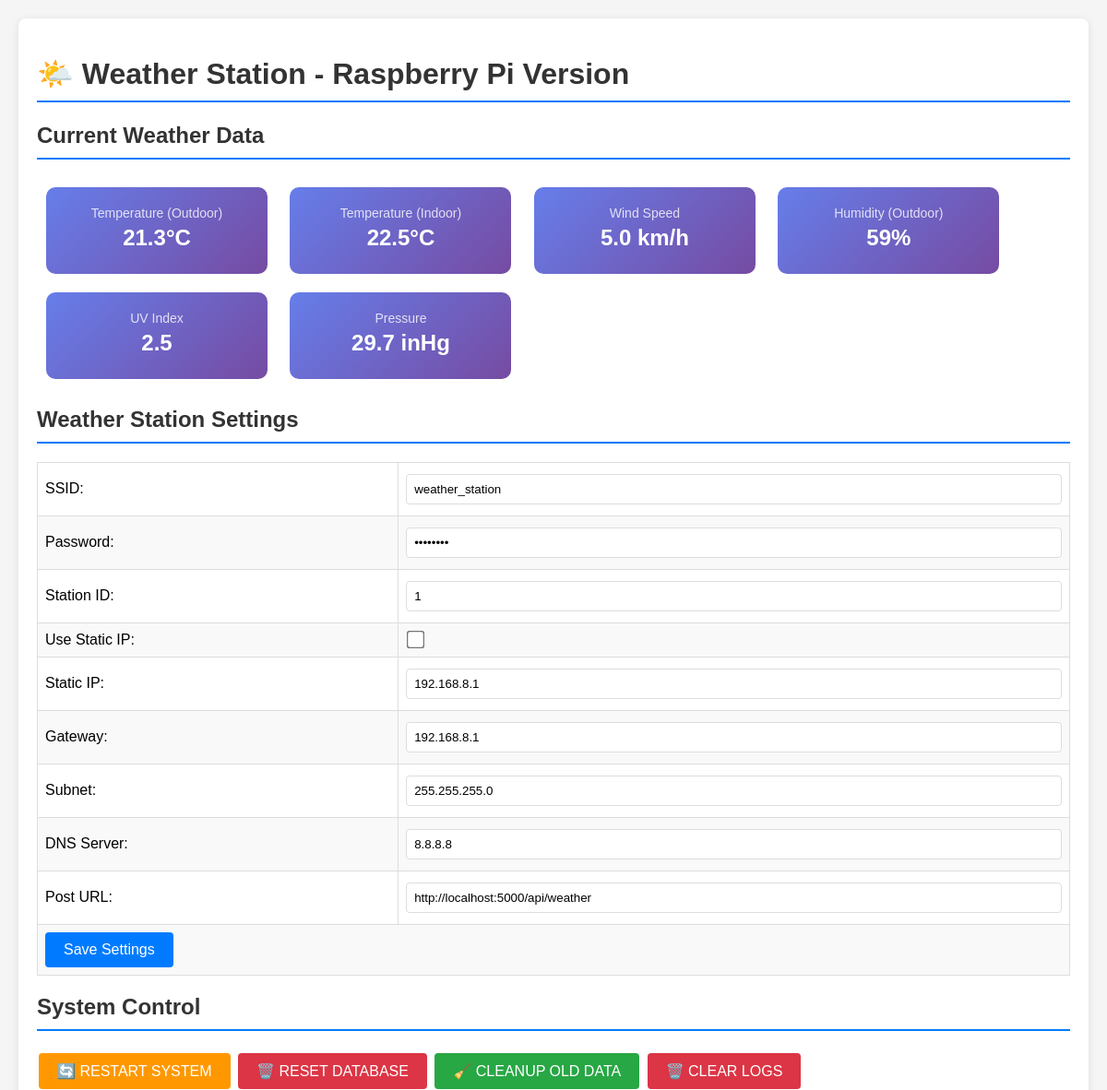
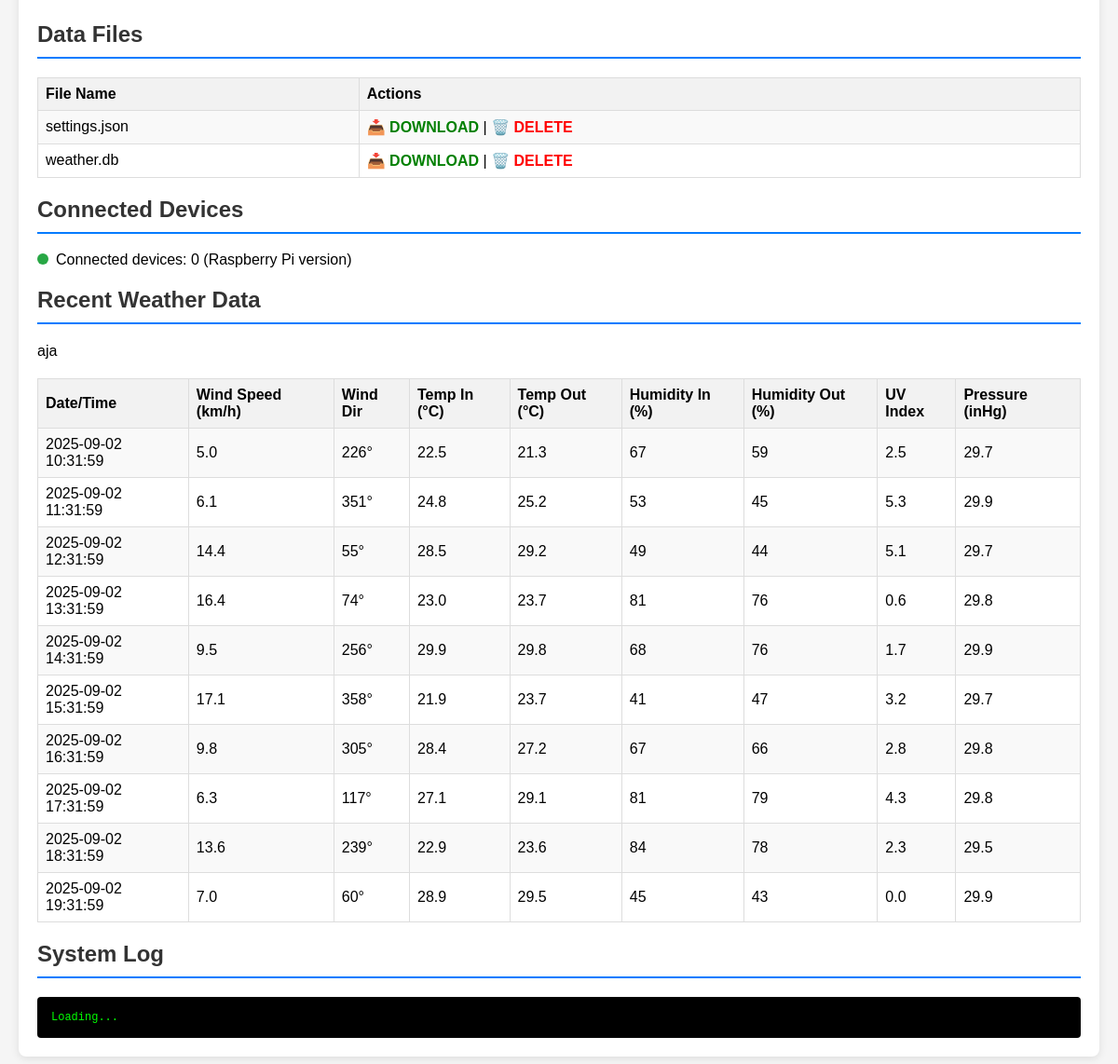
Before: / with the older database file (2 pictures, top to bottom).
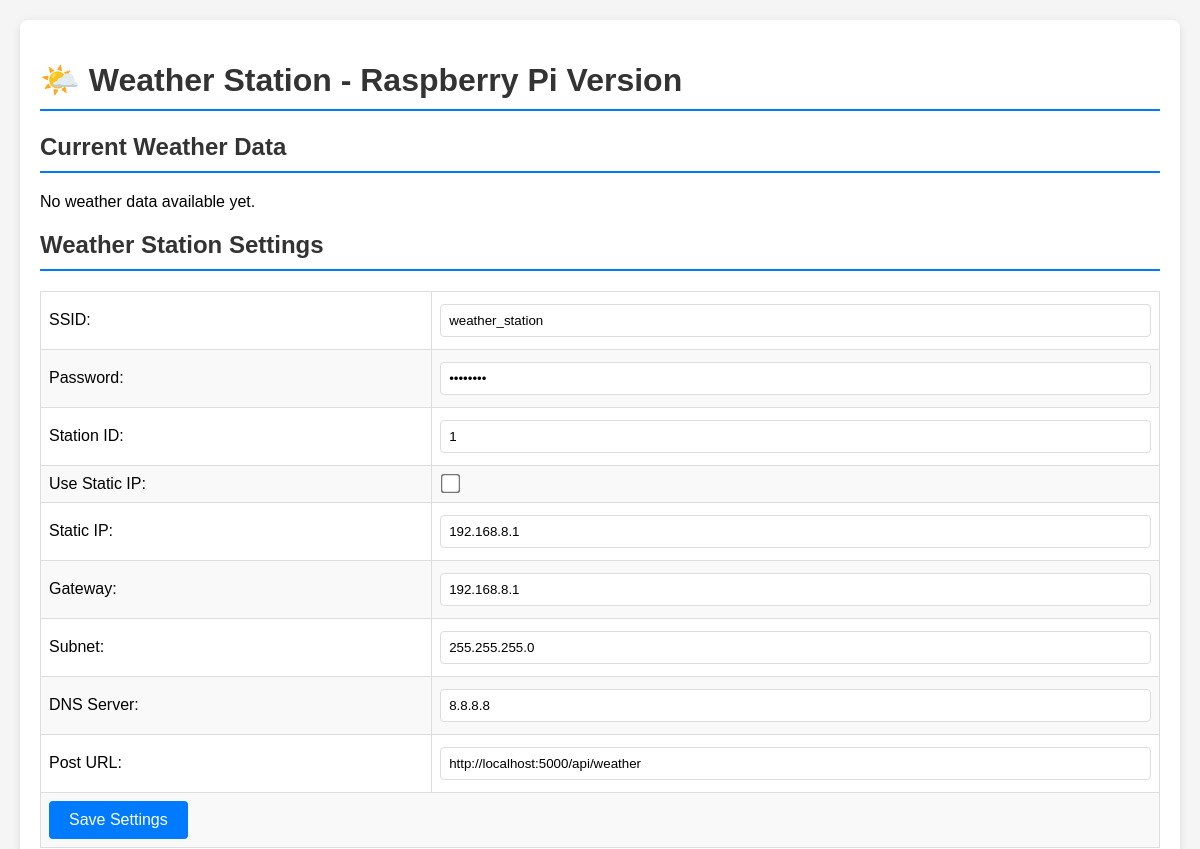
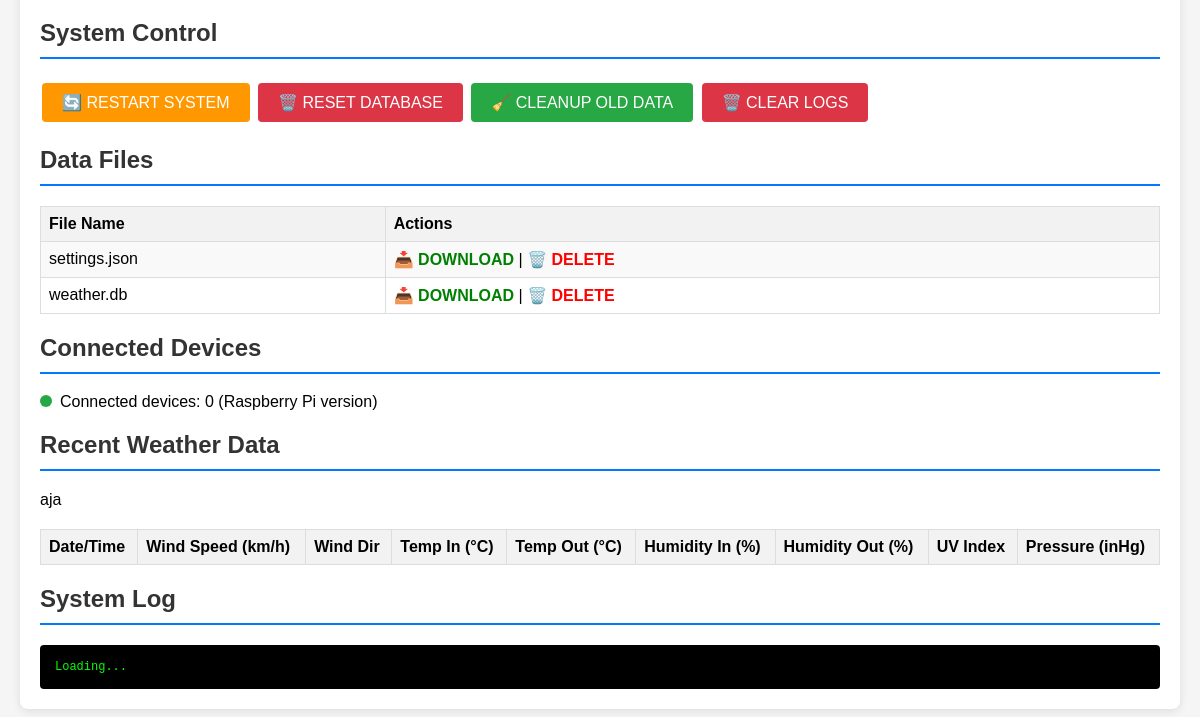
After: the same page with the newer database file (2 pictures, top to bottom).
### tables this page shows
CREATE TABLE weather_data (
            id INTEGER PRIMARY KEY AUTOINCREMENT,
            datetime TEXT NOT NULL,
            windspeed_kmh REAL,
            wind_direction INTEGER,
            rain_rate_in REAL,
            temp_in_c REAL,
            temp_out_c REAL,
            humidity_in INTEGER,
            humidity_out INTEGER,
            uv_index REAL,
            wind_gust_kmh REAL,
            barometric_pressure_rel_in REAL,
            barometric_pressure_abs_in REAL,
            solar_radiation_wm2 REAL,
            daily_rain_in REAL,
            rain_today_in REAL,
            total_rain_in REAL,
            weekly_rain_in REAL,
            monthly_rain_in REAL,
            yearly_rain_in REAL,
            max_daily_gust REAL,
            wh65_batt REAL,
            created_at TIMESTAMP DEFAULT CURRENT_TIMESTAMP
        );

### weather_station.py (the view)
@app.route('/')
def handle_root():
    try:
        config.last_activity = time.time()
        conn = sqlite3.connect(config.db_file)
        cursor = conn.cursor()
        cursor.execute('SELECT * FROM weather_data ORDER BY created_at DESC LIMIT 10')
        recent_data = cursor.fetchall()
        conn.close()
        files = []
        if os.path.exists('data'):
            files = [f for f in os.listdir('data') if os.path.isfile(os.path.join('data', f))]
        return render_template('index.html',
                             settings=config.settings,
                             recent_data=recent_data,
                             files=files,
                             connected_devices=get_connected_devices())
    except Exception as e:
        add_to_serial_buffer(f"Error in handle_root: {str(e)}")
        return f"Error: {str(e)}", 500

### weather_station.py (called while the page is built)
def get_connected_devices():
    return "Connected devices: 0 (Raspberry Pi version)"

### templates/index.html (shortened to what this page needs)
<!DOCTYPE html>
<html lang="en">
<head>
</head>
<body>
    <div class="container">
        <h1>🌤️ Weather Station - Raspberry Pi Version</h1>
        <h2>Current Weather Data</h2>
        <div id="current-weather">
            {% if recent_data %}
                {% set latest = recent_data[0] %}
                <div class="weather-card">
                    <div class="weather-label">Temperature (Outdoor)</div>
                    <div class="weather-value">{{ "%.1f"|format(latest[6]) }}°C</div>
                </div>
                <div class="weather-card">
                    <div class="weather-label">Temperature (Indoor)</div>
                    <div class="weather-value">{{ "%.1f"|format(latest[5]) }}°C</div>
                </div>
                <div class="weather-card">
                    <div class="weather-label">Wind Speed</div>
                    <div class="weather-value">{{ "%.1f"|format(latest[2]) }} km/h</div>
                </div>
                <div class="weather-card">
                    <div class="weather-label">Humidity (Outdoor)</div>
                    <div class="weather-value">{{ latest[8] }}%</div>
                </div>
                <div class="weather-card">
                    <div class="weather-label">UV Index</div>
                    <div class="weather-value">{{ latest[9] }}</div>
                </div>
                <div class="weather-card">
                    <div class="weather-label">Pressure</div>
                    <div class="weather-value">{{ "%.1f"|format(latest[11]) }} inHg</div>
                </div>
            {% else %}
                <p>No weather data available yet.</p>
            {% endif %}
        </div>
        <h2>Weather Station Settings</h2>
        <form action="/save" method="POST">
            <table>
                <tr>
                    <td>SSID:</td>
                    <td><input type="text" name="ssid" value="{{ settings.ssid }}"></td>
                </tr>
                <tr>
                    <td>Password:</td>
                    <td><input type="password" name="password" value="{{ settings.password }}"></td>
                </tr>
                <tr>
                    <td>Station ID:</td>
                    <td><input type="number" name="id" value="{{ settings.id }}"></td>
                </tr>
                <tr>
                    <td>Use Static IP:</td>
                    <td><input type="checkbox" name="useStaticIP" {% if settings.useStaticIP %}checked{% endif %}></td>
                </tr>
                <tr>
                    <td>Static IP:</td>
                    <td><input type="text" name="staticIP" value="{{ settings.staticIP }}"></td>
                </tr>
                <tr>
                    <td>Gateway:</td>
                    <td><input type="text" name="gateway" value="{{ settings.gateway }}"></td>
                </tr>
                <tr>
                    <td>Subnet:</td>
                    <td><input type="text" name="subnet" value="{{ settings.subnet }}"></td>
                </tr>
                <tr>
                    <td>DNS Server:</td>
                    <td><input type="text" name="dnsServer" value="{{ settings.dnsServer }}"></td>
                </tr>
                <tr>
                    <td>Post URL:</td>
                    <td><input type="text" name="postUrl" value="{{ settings.postUrl }}"></td>
                </tr>
                <tr>
                    <td colspan="2"><input type="submit" value="Save Settings"></td>
                </tr>
            </table>
        </form>
        <h2>System Control</h2>
        <a href="/restart" class="restart" onclick="return confirm('Are you sure you want to restart the system?')">
            🔄 RESTART SYSTEM
        </a>
        <button class="reset-db" onclick="resetDatabase()">
            🗑️ RESET DATABASE
        </button>
        <button class="cleanup" onclick="manualCleanup()">
            🧹 CLEANUP OLD DATA
        </button>
        <button class="clear-logs" onclick="clearLogs()">
            🗑️ CLEAR LOGS
        </button>
        <h2>Data Files</h2>
        <table>
            <tr>
                <th>File Name</th>
                <th>Actions</th>
            </tr>
            {% for file in files %}
            <tr>
                <td>{{ file }}</td>
                <td>
                    <a href="/download?file={{ file }}" class="download">📥 DOWNLOAD</a> |
                    <a href="/delete?file={{ file }}" class="delete" onclick="return confirm('Are you sure you want to delete this file?')">🗑️ DELETE</a>
                </td>
            </tr>
            {% endfor %}
        </table>
        <h2>Connected Devices</h2>
        <p><span class="status-indicator status-online"></span>{{ connected_devices }}</p>
        <h2>Recent Weather Data</h2>
        <table>
            <tr>aja
                <th>Date/Time</th>
                <th>Wind Speed (km/h)</th>
                <th>Wind Dir</th>
                <th>Temp In (°C)</th>
                <th>Temp Out (°C)</th>
                <th>Humidity In (%)</th>
                <th>Humidity Out (%)</th>
                <th>UV Index</th>
                <th>Pressure (inHg)</th>
            </tr>
            {% for data in recent_data %}
            <tr>
                <td>{{ data[1] }}</td>
                <td>{{ "%.1f"|format(data[2]) }}</td>
                <td>{{ data[3] }}°</td>
                <td>{{ "%.1f"|format(data[5]) }}</td>
                <td>{{ "%.1f"|format(data[6]) }}</td>
                <td>{{ data[7] }}</td>
                <td>{{ data[8] }}</td>
                <td>{{ data[9] }}</td>
                <td>{{ "%.1f"|format(data[11]) }}</td>
            </tr>
            {% endfor %}
        </table>
        <h2>System Log</h2>
        <div id="serial" class="serial-monitor">Loading...</div>
    </div>
</body>
</html>

### templates/index.html (style rules this page uses)
body { font-family: Arial, sans-serif; margin: 0; padding: 20px; background-color: #f5f5f5; }
.container { max-width: 1200px; margin: 0 auto; background: white; padding: 20px; border-radius: 8px; box-shadow: 0 2px 10px rgba(0,0,0,0.1); }
h1, h2 { color: #333; border-bottom: 2px solid #007bff; padding-bottom: 10px; }
table { width: 100%; border-collapse: collapse; margin: 20px 0; }
th, td { text-align: left; padding: 8px; border: 1px solid #ddd; }
th { background-color: #f2f2f2; font-weight: bold; }
tr:nth-child(even) { background-color: #f9f9f9; }
.download { color: green; font-weight: bold; text-transform: uppercase; text-decoration: none; }
.delete { color: red; font-weight: bold; text-transform: uppercase; text-decoration: none; }
.restart { background-color: #ff9800; color: white; padding: 10px 20px; text-align: center; text-decoration: none; display: inline-block; font-size: 16px; margin: 4px 2px; cursor: pointer; border: none; border-radius: 4px; }
.reset-db { background-color: #dc3545; color: white; padding: 10px 20px; text-align: center; text-decoration: none; display: inline-block; font-size: 16px; margin: 4px 2px; cursor: pointer; border: none; border-radius: 4px; }
.cleanup { background-color: #28a745; color: white; padding: 10px 20px; text-align: center; text-decoration: none; display: inline-block; font-size: 16px; margin: 4px 2px; cursor: pointer; border: none; border-radius: 4px; }
.clear-logs { background-color: #dc3545; color: white; padding: 10px 20px; text-align: center; text-decoration: none; display: inline-block; font-size: 16px; margin: 4px 2px; cursor: pointer; border: none; border-radius: 4px; }
input[type="text"], input[type="password"], input[type="number"] { width: 100%; padding: 8px; margin: 4px 0; border: 1px solid #ddd; border-radius: 4px; box-sizing: border-box; }
input[type="submit"] { background-color: #007bff; color: white; padding: 10px 20px; border: none; border-radius: 4px; cursor: pointer; font-size: 16px; }
input[type="checkbox"] { transform: scale(1.5); }
.serial-monitor { background-color: #000; color: #00ff00; padding: 15px; border-radius: 4px; font-family: 'Courier New', monospace; font-size: 12px; max-height: 300px; overflow-y: auto; white-space: pre-wrap; }
.status-indicator { display: inline-block; width: 12px; height: 12px; border-radius: 50%; margin-right: 8px; }
.status-online { background-color: #28a745; }

Changed rows visible on the page:
removed weather_data: temp_out_c "21.3", temp_in_c "22.5", windspeed_kmh "5.0", humidity_out "59", uv_index "2.5", barometric_pressure_rel_in "29.7", datetime "2025-09-02 10:31:59", wind_direction "226", humidity_in "67"
removed weather_data: datetime "2025-09-02 11:31:59", windspeed_kmh "6.1", wind_direction "351", temp_in_c "24.8", temp_out_c "25.2", humidity_in "53", humidity_out "45", uv_index "5.3", barometric_pressure_rel_in "29.9"
removed weather_data: datetime "2025-09-02 12:31:59", windspeed_kmh "14.4", wind_direction "55", temp_in_c "28.5", temp_out_c "29.2", humidity_in "49", humidity_out "44", uv_index "5.1", barometric_pressure_rel_in "29.7"
removed weather_data: datetime "2025-09-02 13:31:59", windspeed_kmh "16.4", wind_direction "74", temp_in_c "23.0", temp_out_c "23.7", humidity_in "81", humidity_out "76", uv_index "0.6", barometric_pressure_rel_in "29.8"
removed weather_data: datetime "2025-09-02 14:31:59", windspeed_kmh "9.5", wind_direction "256", temp_in_c "29.9", temp_out_c "29.8", humidity_in "68", humidity_out "76", uv_index "1.7", barometric_pressure_rel_in "29.9"
removed weather_data: datetime "2025-09-02 15:31:59", windspeed_kmh "17.1", wind_direction "358", temp_in_c "21.9", temp_out_c "23.7", humidity_in "41", humidity_out "47", uv_index "3.2", barometric_pressure_rel_in "29.7"
removed weather_data: datetime "2025-09-02 16:31:59", windspeed_kmh "9.8", wind_direction "305", temp_in_c "28.4", temp_out_c "27.2", humidity_in "67", humidity_out "66", uv_index "2.8", barometric_pressure_rel_in "29.8"
removed weather_data: datetime "2025-09-02 17:31:59", windspeed_kmh "6.3", wind_direction "117", temp_in_c "27.1", temp_out_c "29.1", humidity_in "81", humidity_out "79", uv_index "4.3", barometric_pressure_rel_in "29.8"
removed weather_data: datetime "2025-09-02 18:31:59", windspeed_kmh "13.6", wind_direction "239", temp_in_c "22.9", temp_out_c "23.6", humidity_in "84", humidity_out "78", uv_index "2.3", barometric_pressure_rel_in "29.5"
removed weather_data: datetime "2025-09-02 19:31:59", windspeed_kmh "7.0", wind_direction "60", temp_in_c "28.9", temp_out_c "29.5", humidity_in "45", humidity_out "43", uv_index "0.0", barometric_pressure_rel_in "29.9"
Other visible differences:
text no longer shown: "Temperature (Outdoor) °C Temperature (Indoor) °C Wind Speed km/h Humidity (Outdoor) % UV Index Pressure inHg"
text now shown: "No weather data available yet."
